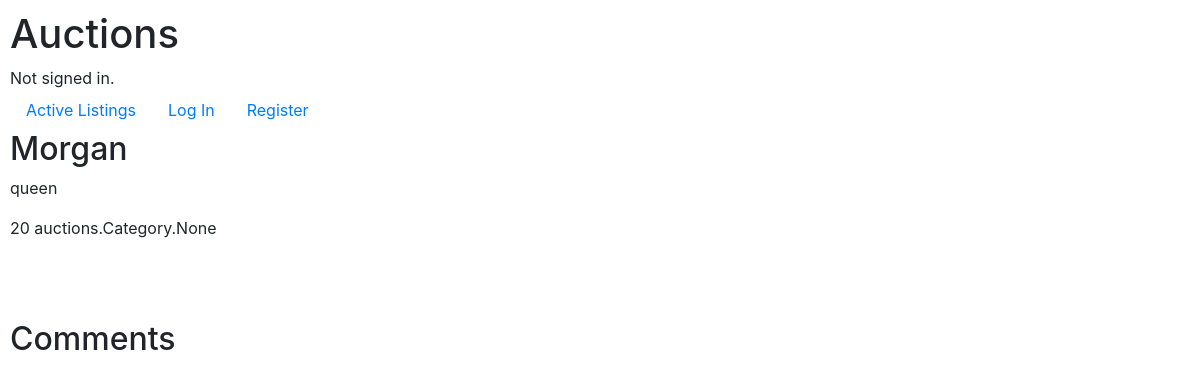
The app's page /auctions/5 with its own data.
### auctions/models.py (models this page shows, shortened)
class Listing(models.Model):
    creator = models.CharField(max_length=64)
    title = models.CharField(max_length=64)
    description = models.CharField(max_length=64)
    price = models.IntegerField()
    winner = models.CharField(max_length=64, default="None")
    status = models.CharField(max_length=64, default="active")
    users = models.ManyToManyField(User, blank=True, related_name= "wishlist")

### auctions/views.py (the view, shortened to what this page needs)
# urls.py: path("<str:listing>", views.listing, name="listing"),
def listing(request, listing):
    if "comments" not in request.session:
        request.session["comments"] = ()
    if "bids" not in request.session:
        request.session["bids"] = ()
    error = ""
    closed = ""
    winner = ""
    listing = Listing.objects.get(pk = listing)
    username = request.user.username
    highest_bid = listing.bids.aggregate(max_offer=Max("offer"))
    highest_bid_value = highest_bid.get("max_offer", None)
    if listing.status == "closed":
        closed = "Listing is closed"
    return render(request, "auctions/listing.html", {
        "error": error,
        "listing": listing,
        "comments": listing.comments.all(),
        "bids": listing.bids.all(),
        "close": closed,
        "winner": listing.winner
    })

### auctions/templates/auctions/listing.html (shortened to what this page needs)
{% extends 'auctions/layout.html' %}
{% block body %}
        <h2>{{ listing.title }}</h2>
        <p>{{ listing.description }}</p>
        <label>{{ listing.price }}</label>
        <label>{{ listing.categories }}</label>
        <br>
        <br>
        <br>
    <br>
    <h2>Comments</h2>
{% endblock %}

### auctions/static/auctions/styles.css (style rules this page uses)
body { padding: 10px; }

### records on screen
Listing: title "Morgan", description "queen", price "20", categories "auctions.Category.None"
